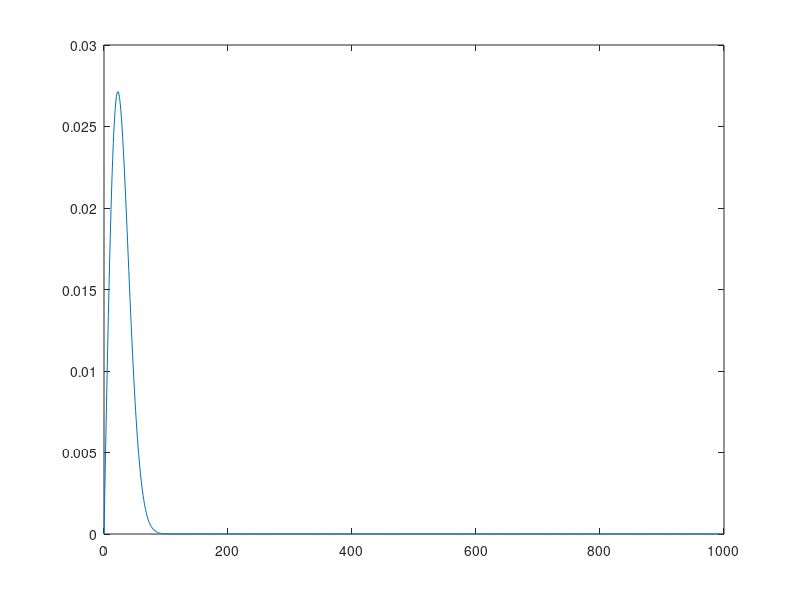

Source code (MATLAB):
%calculate pdf of maximum value of random walk 
N=1000
k=linspace(0,N-1,1000);

p = log((N+k)./(N-k))./(1-k.^2/N^2).^N; 

lnp = log(log((N+k)./(N-k))) - gammaln(N+k)-gammaln(N-k);

p=exp(lnp/100);
C1=sum(p);
p=(p/C1).^100
p=p./sum(p);
figure;
plot(k,p)
